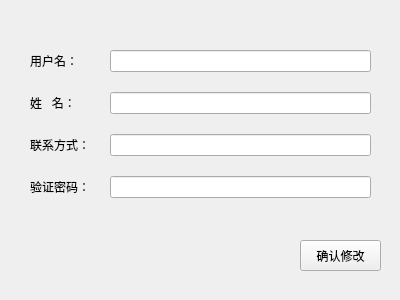
<?xml version="1.0" encoding="UTF-8"?>
<ui version="4.0">
 <class>Form</class>
 <widget class="QWidget" name="Form">
  <property name="geometry">
   <rect>
    <x>0</x>
    <y>0</y>
    <width>400</width>
    <height>300</height>
   </rect>
  </property>
  <property name="windowTitle">
   <string>修改资料</string>
  </property>
  <widget class="QWidget" name="formLayoutWidget">
   <property name="geometry">
    <rect>
     <x>20</x>
     <y>40</y>
     <width>361</width>
     <height>171</height>
    </rect>
   </property>
   <layout class="QFormLayout" name="formLayout">
    <property name="horizontalSpacing">
     <number>20</number>
    </property>
    <property name="verticalSpacing">
     <number>20</number>
    </property>
    <property name="leftMargin">
     <number>10</number>
    </property>
    <property name="topMargin">
     <number>10</number>
    </property>
    <property name="rightMargin">
     <number>10</number>
    </property>
    <property name="bottomMargin">
     <number>10</number>
    </property>
    <item row="0" column="0">
     <widget class="QLabel" name="label">
      <property name="text">
       <string>用户名：</string>
      </property>
     </widget>
    </item>
    <item row="0" column="1">
     <widget class="QLineEdit" name="alterUsername"/>
    </item>
    <item row="1" column="0">
     <widget class="QLabel" name="label_2">
      <property name="text">
       <string>姓   名：</string>
      </property>
     </widget>
    </item>
    <item row="1" column="1">
     <widget class="QLineEdit" name="alterName"/>
    </item>
    <item row="2" column="0">
     <widget class="QLabel" name="label_3">
      <property name="text">
       <string>联系方式：</string>
      </property>
     </widget>
    </item>
    <item row="2" column="1">
     <widget class="QLineEdit" name="alterTel"/>
    </item>
    <item row="3" column="0">
     <widget class="QLabel" name="label_4">
      <property name="text">
       <string>验证密码：</string>
      </property>
     </widget>
    </item>
    <item row="3" column="1">
     <widget class="QLineEdit" name="verifyPassword"/>
    </item>
   </layout>
  </widget>
  <widget class="QPushButton" name="alterSure">
   <property name="geometry">
    <rect>
     <x>300</x>
     <y>240</y>
     <width>81</width>
     <height>31</height>
    </rect>
   </property>
   <property name="text">
    <string>确认修改</string>
   </property>
  </widget>
 </widget>
 <resources/>
 <connections/>
</ui>
